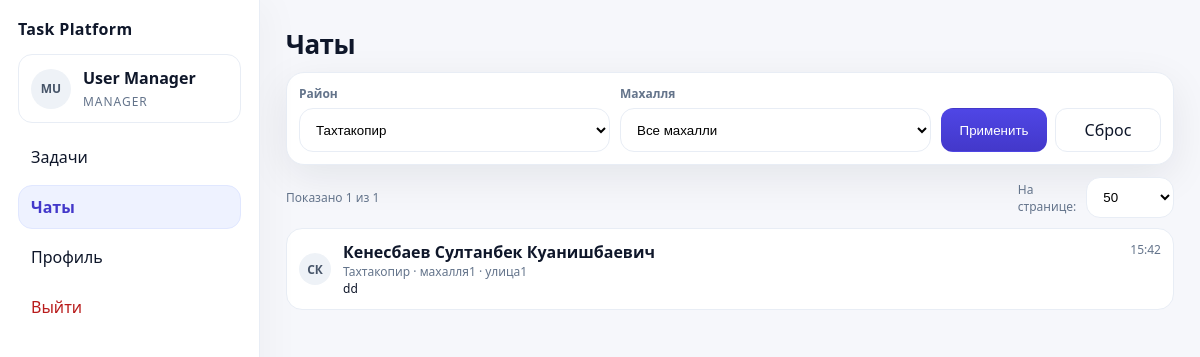
Before: /manager/chats?district_id=1 (signed in) with the older database file.
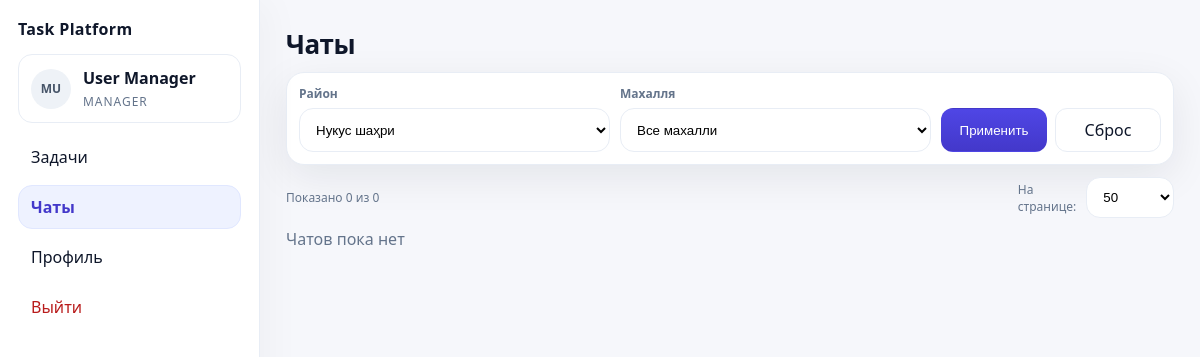
After: the same page with the newer database file.
### app/models.py (models this page shows)
class User(db.Model, UserMixin):
    __tablename__ = "users"
    id = db.Column(db.Integer, primary_key=True)
    role = db.Column(db.String(20), nullable=False)  # admin | manager | worker
    login = db.Column(db.String(80), unique=True, nullable=False)
    password_hash = db.Column(db.String(255), nullable=False)
    first_name = db.Column(db.String(120), nullable=False)
    last_name = db.Column(db.String(120), nullable=False)
    middle_name = db.Column(db.String(120), default="")
    photo_path = db.Column(db.String(255), default="")
    note = db.Column(db.String(255), default="")  # пожелание / заметка
    is_active = db.Column(db.Boolean, default=True)
    created_at = db.Column(db.DateTime, default=datetime.utcnow)
    @property
    def full_name(self):
        mid = f" {self.middle_name}" if self.middle_name else ""
        return f"{self.last_name} {self.first_name}{mid}"

class District(db.Model):
    __tablename__ = "districts"
    id = db.Column(db.Integer, primary_key=True)
    name = db.Column(db.String(120), unique=True, nullable=False)

class Mahalla(db.Model):
    __tablename__ = "mahallas"
    id = db.Column(db.Integer, primary_key=True)
    district_id = db.Column(db.Integer, db.ForeignKey("districts.id"), nullable=False)
    name = db.Column(db.String(120), nullable=False)
    district = db.relationship("District", backref=db.backref("mahallas", lazy=True))

class Street(db.Model):
    __tablename__ = "streets"
    id = db.Column(db.Integer, primary_key=True)
    mahalla_id = db.Column(db.Integer, db.ForeignKey("mahallas.id"), nullable=False)
    name = db.Column(db.String(120), nullable=False)
    mahalla = db.relationship("Mahalla", backref=db.backref("streets", lazy=True))

class Message(db.Model):
    __tablename__ = "messages"
    id = db.Column(db.Integer, primary_key=True)
    conversation_id = db.Column(db.Integer, db.ForeignKey("conversations.id"), nullable=False)
    sender_id = db.Column(db.Integer, db.ForeignKey("users.id"), nullable=False)
    type = db.Column(db.String(20), default="text")  # text | task
    title = db.Column(db.String(200), default="")    # for task
    body = db.Column(db.Text, default="")
    sent_at = db.Column(db.DateTime, default=datetime.utcnow)
    conversation = db.relationship("Conversation", backref=db.backref("messages", lazy=True))
    sender = db.relationship("User")

### app/manager.py (the view)
@bp.get("/chats")
@login_required
def chats():
    require_role(current_user, "manager")
    district_id = request.args.get("district_id", type=int)
    mahalla_id = request.args.get("mahalla_id", type=int)
    page = request.args.get("page", default=1, type=int)
    per_page = request.args.get("per_page", default=50, type=int)
    per_page = max(20, min(per_page, 100))
    conv_q = Conversation.query.filter(Conversation.manager_id == _manager_id())
    if district_id or mahalla_id:
        conv_q = (
            conv_q
            .join(WorkerAssignment, WorkerAssignment.worker_id == Conversation.worker_id)
            .join(Street, Street.id == WorkerAssignment.street_id)
            .join(Mahalla, Mahalla.id == Street.mahalla_id)
        )
        if district_id:
            conv_q = conv_q.filter(Mahalla.district_id == district_id)
        if mahalla_id:
            conv_q = conv_q.filter(Street.mahalla_id == mahalla_id)
    conv_page = conv_q.order_by(Conversation.last_message_at.desc()).paginate(
        page=page,
        per_page=per_page,
        error_out=False,
    )
    convs = conv_page.items
    conv_ids = [c.id for c in convs]
    worker_ids = [c.worker_id for c in convs]
    workers_by_id = {}
    assign_by_worker = {}
    streets_by_id = {}
    mahallas_by_id = {}
    districts_by_id = {}
    unread_by_conv = {}
    last_msg_by_conv = {}
    if worker_ids:
        workers_by_id = {
            worker.id: worker
            for worker in User.query.filter(User.id.in_(worker_ids)).all()
        }
        assignments = WorkerAssignment.query.filter(WorkerAssignment.worker_id.in_(worker_ids)).all()
        assign_by_worker = {assignment.worker_id: assignment for assignment in assignments}
        street_ids = sorted({assignment.street_id for assignment in assignments})
        if street_ids:
            street_rows = Street.query.filter(Street.id.in_(street_ids)).all()
            streets_by_id = {street.id: street for street in street_rows}
            mahalla_ids = sorted({street.mahalla_id for street in street_rows})
            if mahalla_ids:
                mahalla_rows = Mahalla.query.filter(Mahalla.id.in_(mahalla_ids)).all()
                mahallas_by_id = {mahalla.id: mahalla for mahalla in mahalla_rows}
                district_ids = sorted({mahalla.district_id for mahalla in mahalla_rows})
                if district_ids:
                    district_rows = District.query.filter(District.id.in_(district_ids)).all()
                    districts_by_id = {district.id: district for district in district_rows}
    if conv_ids:
        cm_alias = aliased(ConversationMember)
        unread_rows = (
            db.session.query(Message.conversation_id, func.count(Message.id))
            .join(Conversation, Conversation.id == Message.conversation_id)
            .outerjoin(
                cm_alias,
                and_(
                    cm_alias.conversation_id == Message.conversation_id,
                    cm_alias.user_id == _manager_id(),
                ),
            )
            .filter(Message.conversation_id.in_(conv_ids))
            .filter(Message.sender_id == Conversation.worker_id)
            .filter(or_(cm_alias.last_read_at.is_(None), Message.sent_at > cm_alias.last_read_at))
            .group_by(Message.conversation_id)
            .all()
        )
        unread_by_conv = {conv_id: unread for conv_id, unread in unread_rows}
        last_msg_subq = (
            db.session.query(
                Message.conversation_id.label("conversation_id"),
                func.max(Message.id).label("max_message_id"),
            )
            .filter(Message.conversation_id.in_(conv_ids))
            .group_by(Message.conversation_id)
            .subquery()
        )
        last_messages = (
            db.session.query(Message)
            .join(last_msg_subq, Message.id == last_msg_subq.c.max_message_id)
            .all()
        )
        last_msg_by_conv = {msg.conversation_id: msg for msg in last_messages}
    items = []
    for conv in convs:
        worker = workers_by_id.get(conv.worker_id)
        if not worker:
            continue
        assignment = assign_by_worker.get(conv.worker_id)
        street = streets_by_id.get(assignment.street_id) if assignment else None
        mahalla = mahallas_by_id.get(street.mahalla_id) if street else None
        district = districts_by_id.get(mahalla.district_id) if mahalla else None
        items.append(
            {
                "conv": conv,
                "worker": worker,
                "district": district.name if district else "",
                "mahalla": mahalla.name if mahalla else "",
                "street": street.name if street else "",
                "unread": unread_by_conv.get(conv.id, 0),
                "last_msg": last_msg_by_conv.get(conv.id),
            }
        )
    all_districts = District.query.order_by(District.name.asc()).all()
    mahalla_filter_q = Mahalla.query.order_by(Mahalla.name.asc())
    if district_id:
        mahalla_filter_q = mahalla_filter_q.filter(Mahalla.district_id == district_id)
    all_mahallas = mahalla_filter_q.all()
    return render_template(
        "manager_chats.html",
        items=items,
        chats_page=conv_page,
        per_page=per_page,
        districts=all_districts,
        mahallas=all_mahallas,
        district_id=district_id,
        mahalla_id=mahalla_id,
    )

### app/templates/manager_chats.html (shortened to what this page needs)
{% extends "base.html" %}
{% block content %}
<div class="pagehead chats-head">
  <h1>Чаты</h1>
</div>
<form class="chat-filters" method="get">
  <div class="chat-filter-field">
    <label for="districtSelect">Район</label>
    <select id="districtSelect" name="district_id">
      {% for d in districts %}
        <option value="{{ d.id }}" {{ 'selected' if district_id==d.id else '' }}>{{ d.name }}</option>
      {% endfor %}
    </select>
  </div>
  <div class="chat-filter-field">
    <label for="mahallaSelect">Махалля</label>
    <select id="mahallaSelect" name="mahalla_id">
      <option value="">Все махалли</option>
    </select>
  </div>
  <div class="chat-filter-actions">
    <button class="btn primary smallbtn" type="submit">Применить</button>
    {% if district_id or mahalla_id %}
      <a class="btn smallbtn" href="{{ url_for('manager.chats', per_page=per_page) }}">Сброс</a>
    {% endif %}
  </div>
</form>
<div class="row-between">
  <div class="muted small">Показано {{ items|length }} из {{ chats_page.total }}</div>
  <form method="get" class="row">
    <label class="muted small" for="chats-per-page">На странице:</label>
    <select id="chats-per-page" name="per_page" onchange="this.form.submit()">
      {% for n in [20, 50, 100] %}
        <option value="{{ n }}" {{ 'selected' if per_page == n else '' }}>{{ n }}</option>
      {% endfor %}
    </select>
  </form>
</div>
<div class="list">
  {% for it in items %}
    <a class="chatrow" href="{{ url_for('manager.chat', conversation_id=it.conv.id) }}">
      <div class="chatrow-main row gap">
        <div class="avatar avatar-sm">
          {% if it.worker.photo_path %}
            <img src="{{ url_for('auth.avatar_get', user_id=it.worker.id) }}" alt="avatar">
          {% else %}
            <div class="avatar-fallback">
              {{ (it.worker.first_name[:1] ~ it.worker.last_name[:1]).upper() }}
            </div>
          {% endif %}
        </div>
        <div>
          <div class="strong">{{ it.worker.full_name }}</div>
          <div class="muted small">{{ it.district }} · {{ it.mahalla }} · {{ it.street }}</div>
          <div class="small">
            {% if it.last_msg %}
              {{ ("[Задача] " if it.last_msg.type=="task" else "") ~ (it.last_msg.title if it.last_msg.type=="task" else it.last_msg.body) }}
            {% else %}
              <span class="muted">Нет сообщений</span>
            {% endif %}
          </div>
        </div>
      </div>
      <div class="chatrow-right">
        {% if it.last_msg %}
          <div class="muted small">{{ it.last_msg.sent_at|uztime('%H:%M') }}</div>
        {% endif %}
      </div>
    </a>
  {% else %}
    <div class="muted">Чатов пока нет</div>
  {% endfor %}
</div>
{% endblock %}

### app/templates/base.html (shortened to what this page needs)
<!doctype html>
<html lang="ru">
<head>
  <link rel="stylesheet" href="{{ url_for('static', filename='css/styles.css') }}">
</head>
<body>
  {% set _hide = hide_sidebar or (not current_user.is_authenticated) %}
  <div class="layout {% if _hide %}layout-auth{% endif %}">
    {% if not _hide %}
      <aside class="sidebar">
        <div class="brand">Task Platform</div>
        <div class="userbox">
          <div class="avatar">
            {% if current_user.photo_path %}
              <img src="{{ url_for('auth.avatar_get', user_id=current_user.id) }}" alt="avatar">
            {% else %}
              <div class="avatar-fallback">
                {{ (current_user.first_name[:1] ~ current_user.last_name[:1]).upper() }}
              </div>
            {% endif %}
          </div>
          <div>
            <div class="user-name">{{ current_user.full_name }}</div>
            <div class="user-role">{{ current_user.role }}</div>
          </div>
        </div>
        <nav class="nav">
          {% if current_user.role == "admin" %}
            <a class="navlink {{ 'active' if request.path.startswith('/admin/structure') else '' }}"
   href="{{ url_for('admin.structure') }}">Структура</a>
            <a class="navlink {{ 'active' if request.path.startswith('/admin/workers') else '' }}"
   href="{{ url_for('admin.workers') }}">Работники</a>
            <a class="navlink {{ 'active' if request.path.startswith('/admin/import') else '' }}"
   href="{{ url_for('admin.import_page') }}">Импорт</a>
          {% elif current_user.role == "manager" %}
            <a class="navlink {{ 'active' if request.path.startswith('/manager/tasks') else '' }}"
   href="{{ url_for('manager.tasks') }}">Задачи</a>
            <a class="navlink {{ 'active' if request.path.startswith('/manager/chats') else '' }}"
   href="{{ url_for('manager.chats') }}">Чаты</a>
          {% else %}
            <a class="navlink {{ 'active' if request.path.startswith('/worker/inbox') else '' }}"
   href="{{ url_for('worker.inbox') }}">Входящие</a>
            <a class="navlink {{ 'active' if request.path.startswith('/worker/chat') else '' }}"
   href="{{ url_for('worker.chat') }}">Чат</a>
          {% endif %}
          <a class="navlink {{ 'active' if request.path.startswith('/profile') else '' }}"
 href="{{ url_for('auth.profile') }}">Профиль</a>
          <a class="navlink danger" href="{{ url_for('auth.logout') }}">Выйти</a>
        </nav>
      </aside>
    {% endif %}
    <main class="content {% if _hide %}content-auth{% endif %}">
      {% block content %}{% endblock %}
    </main>
  </div>
</body>
</html>

Changed rows visible on the page:
no longer on this page (row edited): User: first_name+last_name "СК", worker.full_name "Кенесбаев Султанбек Куанишбаевич"
no longer on this page (row edited): District: district "Тахтакопир"
no longer on this page (row edited): Mahalla: mahalla "махалля1"
no longer on this page (row edited): Street: street "улица1"
removed Message: type+body "dd", last_msg.sent_at|uztime "15:42"
Other visible differences:
form field district_id: "Тахтакопир" → "Нукус шаҳри"
{{ items|length }}: "1" → "0"
{{ chats_page.total }}: "1" → "0"
text now shown: "Чатов пока нет"
